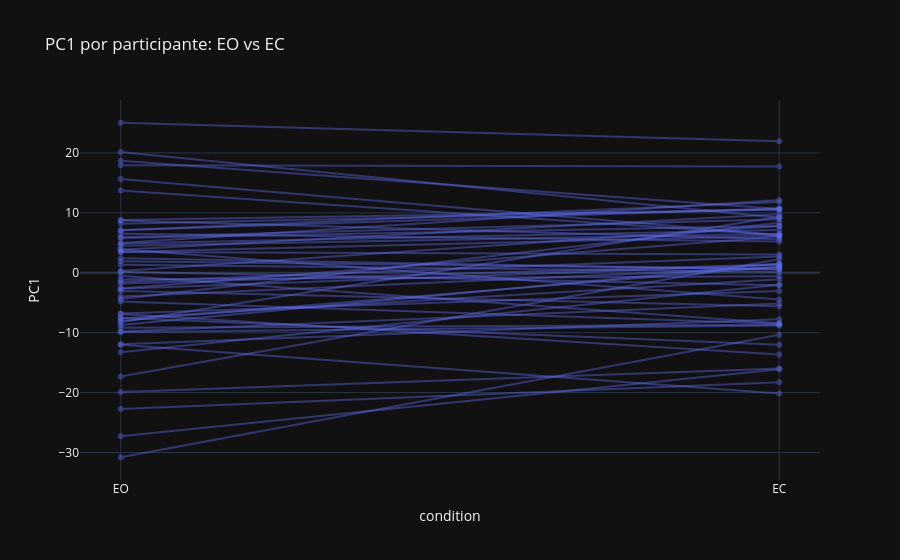

This figure's notebook cell:
### Code cell
fig = px.line(
    df_pca.sort_values("condition", ascending=False),
    x="condition", y="PC1", line_group="subject_id", markers=True,
    title="PC1 por participante: EO vs EC",
    category_orders={"condition": ["EO", "EC"]},
)
fig.update_traces(opacity=0.4)
fig.show()

### Figure 1 — Plotly figure (JSON) as saved in the notebook; plotly's stock layout.template omitted (floating-point values rounded to 4 significant figures)
{"data": [{"hovertemplate": "subject_id=sub-010318<br>condition=%{x}<br>PC1=%{y}<extra></extra>", "legendgroup": "", "line": {"color": "#636efa", "dash": "solid"}, "marker": {"symbol": "circle"}, "mode": "lines+markers", "name": "", "opacity": 0.4, "orientation": "v", "showlegend": false, "type": "scatter", "x": ["EO", "EC"], "xaxis": "x", "y": [13.72, 6.277], "yaxis": "y"}, {"hovertemplate": "subject_id=sub-010284<br>condition=%{x}<br>PC1=%{y}<extra></extra>", "legendgroup": "", "line": {"color": "#636efa", "dash": "solid"}, "marker": {"symbol": "circle"}, "mode": "lines+markers", "name": "", "opacity": 0.4, "orientation": "v", "showlegend": false, "type": "scatter", "x": ["EO", "EC"], "xaxis": "x", "y": [1.919, 0.647], "yaxis": "y"}, {"hovertemplate": "subject_id=sub-010191<br>condition=%{x}<br>PC1=%{y}<extra></extra>", "legendgroup": "", "line": {"color": "#636efa", "dash": "solid"}, "marker": {"symbol": "circle"}, "mode": "lines+markers", "name": "", "opacity": 0.4, "orientation": "v", "showlegend": false, "type": "scatter", "x": ["EO", "EC"], "xaxis": "x", "y": [-11.93, -7.741], "yaxis": "y"}, {"hovertemplate": "subject_id=sub-010192<br>condition=%{x}<br>PC1=%{y}<extra></extra>", "legendgroup": "", "line": {"color": "#636efa", "dash": "solid"}, "marker": {"symbol": "circle"}, "mode": "lines+markers", "name": "", "opacity": 0.4, "orientation": "v", "showlegend": false, "type": "scatter", "x": ["EO", "EC"], "xaxis": "x", "y": [-3.966, 0.9284], "yaxis": "y"}, {"hovertemplate": "subject_id=sub-010195<br>condition=%{x}<br>PC1=%{y}<extra></extra>", "legendgroup": "", "line": {"color": "#636efa", "dash": "solid"}, "marker": {"symbol": "circle"}, "mode": "lines+markers", "name": "", "opacity": 0.4, "orientation": "v", "showlegend": false, "type": "scatter", "x": ["EO", "EC"], "xaxis": "x", "y": [0.151, -2.089], "yaxis": "y"}, {"hovertemplate": "subject_id=sub-010207<br>condition=%{x}<br>PC1=%{y}<extra></extra>", "legendgroup": "", "line": {"color": "#636efa", "dash": "solid"}, "marker": {"symbol": "circle"}, "mode": "lines+markers", "name": "", "opacity": 0.4, "orientation": "v", "showlegend": false, "type": "scatter", "x": ["EO", "EC"], "xaxis": "x", "y": [8.789, 10.55], "yaxis": "y"}, {"hovertemplate": "subject_id=sub-010290<br>condition=%{x}<br>PC1=%{y}<extra></extra>", "legendgroup": "", "line": {"color": "#636efa", "dash": "solid"}, "marker": {"symbol": "circle"}, "mode": "lines+markers", "name": "", "opacity": 0.4, "orientation": "v", "showlegend": false, "type": "scatter", "x": ["EO", "EC"], "xaxis": "x", "y": [-8.703, 1.56], "yaxis": "y"}, {"hovertemplate": "subject_id=sub-010213<br>condition=%{x}<br>PC1=%{y}<extra></extra>", "legendgroup": "", "line": {"color": "#636efa", "dash": "solid"}, "marker": {"symbol": "circle"}, "mode": "lines+markers", "name": "", "opacity": 0.4, "orientation": "v", "showlegend": false, "type": "scatter", "x": ["EO", "EC"], "xaxis": "x", "y": [-7.557, -12.01], "yaxis": "y"}, {"hovertemplate": "subject_id=sub-010214<br>condition=%{x}<br>PC1=%{y}<extra></extra>", "legendgroup": "", "line": {"color": "#636efa", "dash": "solid"}, "marker": {"symbol": "circle"}, "mode": "lines+markers", "name": "", "opacity": 0.4, "orientation": "v", "showlegend": false, "type": "scatter", "x": ["EO", "EC"], "xaxis": "x", "y": [7.09, 11.81], "yaxis": "y"}, {"hovertemplate": "subject_id=sub-010287<br>condition=%{x}<br>PC1=%{y}<extra></extra>", "legendgroup": "", "line": {"color": "#636efa", "dash": "solid"}, "marker": {"symbol": "circle"}, "mode": "lines+markers", "name": "", "opacity": 0.4, "orientation": "v", "showlegend": false, "type": "scatter", "x": ["EO", "EC"], "xaxis": "x", "y": [-1.782, 1.426], "yaxis": "y"}, {"hovertemplate": "subject_id=sub-010215<br>condition=%{x}<br>PC1=%{y}<extra></extra>", "legendgroup": "", "line": {"color": "#636efa", "dash": "solid"}, "marker": {"symbol": "circle"}, "mode": "lines+markers", "name": "", "opacity": 0.4, "orientation": "v", "showlegend": false, "type": "scatter", "x": ["EO", "EC"], "xaxis": "x", "y": [25.04, 21.96], "yaxis": "y"}, {"hovertemplate": "subject_id=sub-010220<br>condition=%{x}<br>PC1=%{y}<extra></extra>", "legendgroup": "", "line": {"color": "#636efa", "dash": "solid"}, "marker": {"symbol": "circle"}, "mode": "lines+markers", "name": "", "opacity": 0.4, "orientation": "v", "showlegend": false, "type": "scatter", "x": ["EO", "EC"], "xaxis": "x", "y": [8.718, 5.616], "yaxis": "y"}, {"hovertemplate": "subject_id=sub-010286<br>condition=%{x}<br>PC1=%{y}<extra></extra>", "legendgroup": "", "line": {"color": "#636efa", "dash": "solid"}, "marker": {"symbol": "circle"}, "mode": "lines+markers", "name": "", "opacity": 0.4, "orientation": "v", "showlegend": false, "type": "scatter", "x": ["EO", "EC"], "xaxis": "x", "y": [-17.31, 2.27], "yaxis": "y"}, {"hovertemplate": "subject_id=sub-010224<br>condition=%{x}<br>PC1=%{y}<extra></extra>", "legendgroup": "", "line": {"color": "#636efa", "dash": "solid"}, "marker": {"symbol": "circle"}, "mode": "lines+markers", "name": "", "opacity": 0.4, "orientation": "v", "showlegend": false, "type": "scatter", "x": ["EO", "EC"], "xaxis": "x", "y": [-6.888, -13.63], "yaxis": "y"}, {"hovertemplate": "subject_id=sub-010229<br>condition=%{x}<br>PC1=%{y}<extra></extra>", "legendgroup": "", "line": {"color": "#636efa", "dash": "solid"}, "marker": {"symbol": "circle"}, "mode": "lines+markers", "name": "", "opacity": 0.4, "orientation": "v", "showlegend": false, "type": "scatter", "x": ["EO", "EC"], "xaxis": "x", "y": [17.94, 17.75], "yaxis": "y"}, {"hovertemplate": "subject_id=sub-010230<br>condition=%{x}<br>PC1=%{y}<extra></extra>", "legendgroup": "", "line": {"color": "#636efa", "dash": "solid"}, "marker": {"symbol": "circle"}, "mode": "lines+markers", "name": "", "opacity": 0.4, "orientation": "v", "showlegend": false, "type": "scatter", "x": ["EO", "EC"], "xaxis": "x", "y": [3.833, 9.751], "yaxis": "y"}, {"hovertemplate": "subject_id=sub-010176<br>condition=%{x}<br>PC1=%{y}<extra></extra>", "legendgroup": "", "line": {"color": "#636efa", "dash": "solid"}, "marker": {"symbol": "circle"}, "mode": "lines+markers", "name": "", "opacity": 0.4, "orientation": "v", "showlegend": false, "type": "scatter", "x": ["EO", "EC"], "xaxis": "x", "y": [5.818, 7.79], "yaxis": "y"}, {"hovertemplate": "subject_id=sub-010069<br>condition=%{x}<br>PC1=%{y}<extra></extra>", "legendgroup": "", "line": {"color": "#636efa", "dash": "solid"}, "marker": {"symbol": "circle"}, "mode": "lines+markers", "name": "", "opacity": 0.4, "orientation": "v", "showlegend": false, "type": "scatter", "x": ["EO", "EC"], "xaxis": "x", "y": [-12.0, -20.14], "yaxis": "y"}, {"hovertemplate": "subject_id=sub-010239<br>condition=%{x}<br>PC1=%{y}<extra></extra>", "legendgroup": "", "line": {"color": "#636efa", "dash": "solid"}, "marker": {"symbol": "circle"}, "mode": "lines+markers", "name": "", "opacity": 0.4, "orientation": "v", "showlegend": false, "type": "scatter", "x": ["EO", "EC"], "xaxis": "x", "y": [-9.892, -8.782], "yaxis": "y"}, {"hovertemplate": "subject_id=sub-010242<br>condition=%{x}<br>PC1=%{y}<extra></extra>", "legendgroup": "", "line": {"color": "#636efa", "dash": "solid"}, "marker": {"symbol": "circle"}, "mode": "lines+markers", "name": "", "opacity": 0.4, "orientation": "v", "showlegend": false, "type": "scatter", "x": ["EO", "EC"], "xaxis": "x", "y": [-9.162, -8.664], "yaxis": "y"}, {"hovertemplate": "subject_id=sub-010283<br>condition=%{x}<br>PC1=%{y}<extra></extra>", "legendgroup": "", "line": {"color": "#636efa", "dash": "solid"}, "marker": {"symbol": "circle"}, "mode": "lines+markers", "name": "", "opacity": 0.4, "orientation": "v", "showlegend": false, "type": "scatter", "x": ["EO", "EC"], "xaxis": "x", "y": [-27.27, -16.09], "yaxis": "y"}, {"hovertemplate": "subject_id=sub-010243<br>condition=%{x}<br>PC1=%{y}<extra></extra>", "legendgroup": "", "line": {"color": "#636efa", "dash": "solid"}, "marker": {"symbol": "circle"}, "mode": "lines+markers", "name": "", "opacity": 0.4, "orientation": "v", "showlegend": false, "type": "scatter", "x": ["EO", "EC"], "xaxis": "x", "y": [-19.91, -15.97], "yaxis": "y"}, {"hovertemplate": "subject_id=sub-010245<br>condition=%{x}<br>PC1=%{y}<extra></extra>", "legendgroup": "", "line": {"color": "#636efa", "dash": "solid"}, "marker": {"symbol": "circle"}, "mode": "lines+markers", "name": "", "opacity": 0.4, "orientation": "v", "showlegend": false, "type": "scatter", "x": ["EO", "EC"], "xaxis": "x", "y": [-13.26, -1.985], "yaxis": "y"}, {"hovertemplate": "subject_id=sub-010272<br>condition=%{x}<br>PC1=%{y}<extra></extra>", "legendgroup": "", "line": {"color": "#636efa", "dash": "solid"}, "marker": {"symbol": "circle"}, "mode": "lines+markers", "name": "", "opacity": 0.4, "orientation": "v", "showlegend": false, "type": "scatter", "x": ["EO", "EC"], "xaxis": "x", "y": [-30.79, -10.35], "yaxis": "y"}, {"hovertemplate": "subject_id=sub-010246<br>condition=%{x}<br>PC1=%{y}<extra></extra>", "legendgroup": "", "line": {"color": "#636efa", "dash": "solid"}, "marker": {"symbol": "circle"}, "mode": "lines+markers", "name": "", "opacity": 0.4, "orientation": "v", "showlegend": false, "type": "scatter", "x": ["EO", "EC"], "xaxis": "x", "y": [7.097, 10.77], "yaxis": "y"}, {"hovertemplate": "subject_id=sub-010251<br>condition=%{x}<br>PC1=%{y}<extra></extra>", "legendgroup": "", "line": {"color": "#636efa", "dash": "solid"}, "marker": {"symbol": "circle"}, "mode": "lines+markers", "name": "", "opacity": 0.4, "orientation": "v", "showlegend": false, "type": "scatter", "x": ["EO", "EC"], "xaxis": "x", "y": [3.453, 3.043], "yaxis": "y"}, {"hovertemplate": "subject_id=sub-010270<br>condition=%{x}<br>PC1=%{y}<extra></extra>", "legendgroup": "", "line": {"color": "#636efa", "dash": "solid"}, "marker": {"symbol": "circle"}, "mode": "lines+markers", "name": "", "opacity": 0.4, "orientation": "v", "showlegend": false, "type": "scatter", "x": ["EO", "EC"], "xaxis": "x", "y": [3.472, 6.182], "yaxis": "y"}, {"hovertemplate": "subject_id=sub-010258<br>condition=%{x}<br>PC1=%{y}<extra></extra>", "legendgroup": "", "line": {"color": "#636efa", "dash": "solid"}, "marker": {"symbol": "circle"}, "mode": "lines+markers", "name": "", "opacity": 0.4, "orientation": "v", "showlegend": false, "type": "scatter", "x": ["EO", "EC"], "xaxis": "x", "y": [-22.74, -18.26], "yaxis": "y"}, {"hovertemplate": "subject_id=sub-010260<br>condition=%{x}<br>PC1=%{y}<extra></extra>", "legendgroup": "", "line": {"color": "#636efa", "dash": "solid"}, "marker": {"symbol": "circle"}, "mode": "lines+markers", "name": "", "opacity": 0.4, "orientation": "v", "showlegend": false, "type": "scatter", "x": ["EO", "EC"], "xaxis": "x", "y": [0.2844, 7.815], "yaxis": "y"}, {"hovertemplate": "subject_id=sub-010267<br>condition=%{x}<br>PC1=%{y}<extra></extra>", "legendgroup": "", "line": {"color": "#636efa", "dash": "solid"}, "marker": {"symbol": "circle"}, "mode": "lines+markers", "name": "", "opacity": 0.4, "orientation": "v", "showlegend": false, "type": "scatter", "x": ["EO", "EC"], "xaxis": "x", "y": [-8.262, 9.343], "yaxis": "y"}, {"hovertemplate": "subject_id=sub-010298<br>condition=%{x}<br>PC1=%{y}<extra></extra>", "legendgroup": "", "line": {"color": "#636efa", "dash": "solid"}, "marker": {"symbol": "circle"}, "mode": "lines+markers", "name": "", "opacity": 0.4, "orientation": "v", "showlegend": false, "type": "scatter", "x": ["EO", "EC"], "xaxis": "x", "y": [-2.663, 1.333], "yaxis": "y"}, {"hovertemplate": "subject_id=sub-010297<br>condition=%{x}<br>PC1=%{y}<extra></extra>", "legendgroup": "", "line": {"color": "#636efa", "dash": "solid"}, "marker": {"symbol": "circle"}, "mode": "lines+markers", "name": "", "opacity": 0.4, "orientation": "v", "showlegend": false, "type": "scatter", "x": ["EO", "EC"], "xaxis": "x", "y": [-3.062, -5.593], "yaxis": "y"}, {"hovertemplate": "subject_id=sub-010305<br>condition=%{x}<br>PC1=%{y}<extra></extra>", "legendgroup": "", "line": {"color": "#636efa", "dash": "solid"}, "marker": {"symbol": "circle"}, "mode": "lines+markers", "name": "", "opacity": 0.4, "orientation": "v", "showlegend": false, "type": "scatter", "x": ["EO", "EC"], "xaxis": "x", "y": [4.491, 6.522], "yaxis": "y"}, {"hovertemplate": "subject_id=sub-010304<br>condition=%{x}<br>PC1=%{y}<extra></extra>", "legendgroup": "", "line": {"color": "#636efa", "dash": "solid"}, "marker": {"symbol": "circle"}, "mode": "lines+markers", "name": "", "opacity": 0.4, "orientation": "v", "showlegend": false, "type": "scatter", "x": ["EO", "EC"], "xaxis": "x", "y": [-1.094, -0.5992], "yaxis": "y"}, {"hovertemplate": "subject_id=sub-010070<br>condition=%{x}<br>PC1=%{y}<extra></extra>", "legendgroup": "", "line": {"color": "#636efa", "dash": "solid"}, "marker": {"symbol": "circle"}, "mode": "lines+markers", "name": "", "opacity": 0.4, "orientation": "v", "showlegend": false, "type": "scatter", "x": ["EO", "EC"], "xaxis": "x", "y": [-2.64, 6.048], "yaxis": "y"}, {"hovertemplate": "subject_id=sub-010316<br>condition=%{x}<br>PC1=%{y}<extra></extra>", "legendgroup": "", "line": {"color": "#636efa", "dash": "solid"}, "marker": {"symbol": "circle"}, "mode": "lines+markers", "name": "", "opacity": 0.4, "orientation": "v", "showlegend": false, "type": "scatter", "x": ["EO", "EC"], "xaxis": "x", "y": [-1.504, 2.723], "yaxis": "y"}, {"hovertemplate": "subject_id=sub-010079<br>condition=%{x}<br>PC1=%{y}<extra></extra>", "legendgroup": "", "line": {"color": "#636efa", "dash": "solid"}, "marker": {"symbol": "circle"}, "mode": "lines+markers", "name": "", "opacity": 0.4, "orientation": "v", "showlegend": false, "type": "scatter", "x": ["EO", "EC"], "xaxis": "x", "y": [15.64, 6.305], "yaxis": "y"}, {"hovertemplate": "subject_id=sub-010084<br>condition=%{x}<br>PC1=%{y}<extra></extra>", "legendgroup": "", "line": {"color": "#636efa", "dash": "solid"}, "marker": {"symbol": "circle"}, "mode": "lines+markers", "name": "", "opacity": 0.4, "orientation": "v", "showlegend": false, "type": "scatter", "x": ["EO", "EC"], "xaxis": "x", "y": [20.17, 9.168], "yaxis": "y"}, {"hovertemplate": "subject_id=sub-010315<br>condition=%{x}<br>PC1=%{y}<extra></extra>", "legendgroup": "", "line": {"color": "#636efa", "dash": "solid"}, "marker": {"symbol": "circle"}, "mode": "lines+markers", "name": "", "opacity": 0.4, "orientation": "v", "showlegend": false, "type": "scatter", "x": ["EO", "EC"], "xaxis": "x", "y": [-8.022, 1.061], "yaxis": "y"}, {"hovertemplate": "subject_id=sub-010086<br>condition=%{x}<br>PC1=%{y}<extra></extra>", "legendgroup": "", "line": {"color": "#636efa", "dash": "solid"}, "marker": {"symbol": "circle"}, "mode": "lines+markers", "name": "", "opacity": 0.4, "orientation": "v", "showlegend": false, "type": "scatter", "x": ["EO", "EC"], "xaxis": "x", "y": [-4.372, 8.359], "yaxis": "y"}, {"hovertemplate": "subject_id=sub-010089<br>condition=%{x}<br>PC1=%{y}<extra></extra>", "legendgroup": "", "line": {"color": "#636efa", "dash": "solid"}, "marker": {"symbol": "circle"}, "mode": "lines+markers", "name": "", "opacity": 0.4, "orientation": "v", "showlegend": false, "type": "scatter", "x": ["EO", "EC"], "xaxis": "x", "y": [-7.607, -1.088], "yaxis": "y"}, {"hovertemplate": "subject_id=sub-010314<br>condition=%{x}<br>PC1=%{y}<extra></extra>", "legendgroup": "", "line": {"color": "#636efa", "dash": "solid"}, "marker": {"symbol": "circle"}, "mode": "lines+markers", "name": "", "opacity": 0.4, "orientation": "v", "showlegend": false, "type": "scatter", "x": ["EO", "EC"], "xaxis": "x", "y": [4.898, 7.127], "yaxis": "y"}, {"hovertemplate": "subject_id=sub-010091<br>condition=%{x}<br>PC1=%{y}<extra></extra>", "legendgroup": "", "line": {"color": "#636efa", "dash": "solid"}, "marker": {"symbol": "circle"}, "mode": "lines+markers", "name": "", "opacity": 0.4, "orientation": "v", "showlegend": false, "type": "scatter", "x": ["EO", "EC"], "xaxis": "x", "y": [-6.794, -3.028], "yaxis": "y"}, {"hovertemplate": "subject_id=sub-010092<br>condition=%{x}<br>PC1=%{y}<extra></extra>", "legendgroup": "", "line": {"color": "#636efa", "dash": "solid"}, "marker": {"symbol": "circle"}, "mode": "lines+markers", "name": "", "opacity": 0.4, "orientation": "v", "showlegend": false, "type": "scatter", "x": ["EO", "EC"], "xaxis": "x", "y": [-4.784, -8.496], "yaxis": "y"}, {"hovertemplate": "subject_id=sub-010163<br>condition=%{x}<br>PC1=%{y}<extra></extra>", "legendgroup": "", "line": {"color": "#636efa", "dash": "solid"}, "marker": {"symbol": "circle"}, "mode": "lines+markers", "name": "", "opacity": 0.4, "orientation": "v", "showlegend": false, "type": "scatter", "x": ["EO", "EC"], "xaxis": "x", "y": [-9.809, -5.137], "yaxis": "y"}, {"hovertemplate": "subject_id=sub-010126<br>condition=%{x}<br>PC1=%{y}<extra></extra>", "legendgroup": "", "line": {"color": "#636efa", "dash": "solid"}, "marker": {"symbol": "circle"}, "mode": "lines+markers", "name": "", "opacity": 0.4, "orientation": "v", "showlegend": false, "type": "scatter", "x": ["EO", "EC"], "xaxis": "x", "y": [1.326, 0.1865], "yaxis": "y"}, {"hovertemplate": "subject_id=sub-010136<br>condition=%{x}<br>PC1=%{y}<extra></extra>", "legendgroup": "", "line": {"color": "#636efa", "dash": "solid"}, "marker": {"symbol": "circle"}, "mode": "lines+markers", "name": "", "opacity": 0.4, "orientation": "v", "showlegend": false, "type": "scatter", "x": ["EO", "EC"], "xaxis": "x", "y": [-0.5053, -8.425], "yaxis": "y"}, {"hovertemplate": "subject_id=sub-010266<br>condition=%{x}<br>PC1=%{y}<extra></extra>", "legendgroup": "", "line": {"color": "#636efa", "dash": "solid"}, "marker": {"symbol": "circle"}, "mode": "lines+markers", "name": "", "opacity": 0.4, "orientation": "v", "showlegend": false, "type": "scatter", "x": ["EO", "EC"], "xaxis": "x", "y": [8.174, 10.56], "yaxis": "y"}, {"hovertemplate": "subject_id=sub-010137<br>condition=%{x}<br>PC1=%{y}<extra></extra>", "legendgroup": "", "line": {"color": "#636efa", "dash": "solid"}, "marker": {"symbol": "circle"}, "mode": "lines+markers", "name": "", "opacity": 0.4, "orientation": "v", "showlegend": false, "type": "scatter", "x": ["EO", "EC"], "xaxis": "x", "y": [5.948, 8.925], "yaxis": "y"}, {"hovertemplate": "subject_id=sub-010138<br>condition=%{x}<br>PC1=%{y}<extra></extra>", "legendgroup": "", "line": {"color": "#636efa", "dash": "solid"}, "marker": {"symbol": "circle"}, "mode": "lines+markers", "name": "", "opacity": 0.4, "orientation": "v", "showlegend": false, "type": "scatter", "x": ["EO", "EC"], "xaxis": "x", "y": [18.69, 10.63], "yaxis": "y"}, {"hovertemplate": "subject_id=sub-010299<br>condition=%{x}<br>PC1=%{y}<extra></extra>", "legendgroup": "", "line": {"color": "#636efa", "dash": "solid"}, "marker": {"symbol": "circle"}, "mode": "lines+markers", "name": "", "opacity": 0.4, "orientation": "v", "showlegend": false, "type": "scatter", "x": ["EO", "EC"], "xaxis": "x", "y": [6.528, 5.208], "yaxis": "y"}, {"hovertemplate": "subject_id=sub-010303<br>condition=%{x}<br>PC1=%{y}<extra></extra>", "legendgroup": "", "line": {"color": "#636efa", "dash": "solid"}, "marker": {"symbol": "circle"}, "mode": "lines+markers", "name": "", "opacity": 0.4, "orientation": "v", "showlegend": false, "type": "scatter", "x": ["EO", "EC"], "xaxis": "x", "y": [3.922, -4.478], "yaxis": "y"}, {"hovertemplate": "subject_id=sub-010146<br>condition=%{x}<br>PC1=%{y}<extra></extra>", "legendgroup": "", "line": {"color": "#636efa", "dash": "solid"}, "marker": {"symbol": "circle"}, "mode": "lines+markers", "name": "", "opacity": 0.4, "orientation": "v", "showlegend": false, "type": "scatter", "x": ["EO", "EC"], "xaxis": "x", "y": [2.418, 0.5433], "yaxis": "y"}, {"hovertemplate": "subject_id=sub-010157<br>condition=%{x}<br>PC1=%{y}<extra></extra>", "legendgroup": "", "line": {"color": "#636efa", "dash": "solid"}, "marker": {"symbol": "circle"}, "mode": "lines+markers", "name": "", "opacity": 0.4, "orientation": "v", "showlegend": false, "type": "scatter", "x": ["EO", "EC"], "xaxis": "x", "y": [4.961, 12.13], "yaxis": "y"}], "layout": {"legend": {"tracegroupgap": 0}, "title": {"text": "PC1 por participante: EO vs EC"}, "xaxis": {"anchor": "y", "categoryarray": ["EO", "EC"], "categoryorder": "array", "domain": [0, 1], "title": {"text": "condition"}}, "yaxis": {"anchor": "x", "domain": [0, 1], "title": {"text": "PC1"}}}}
